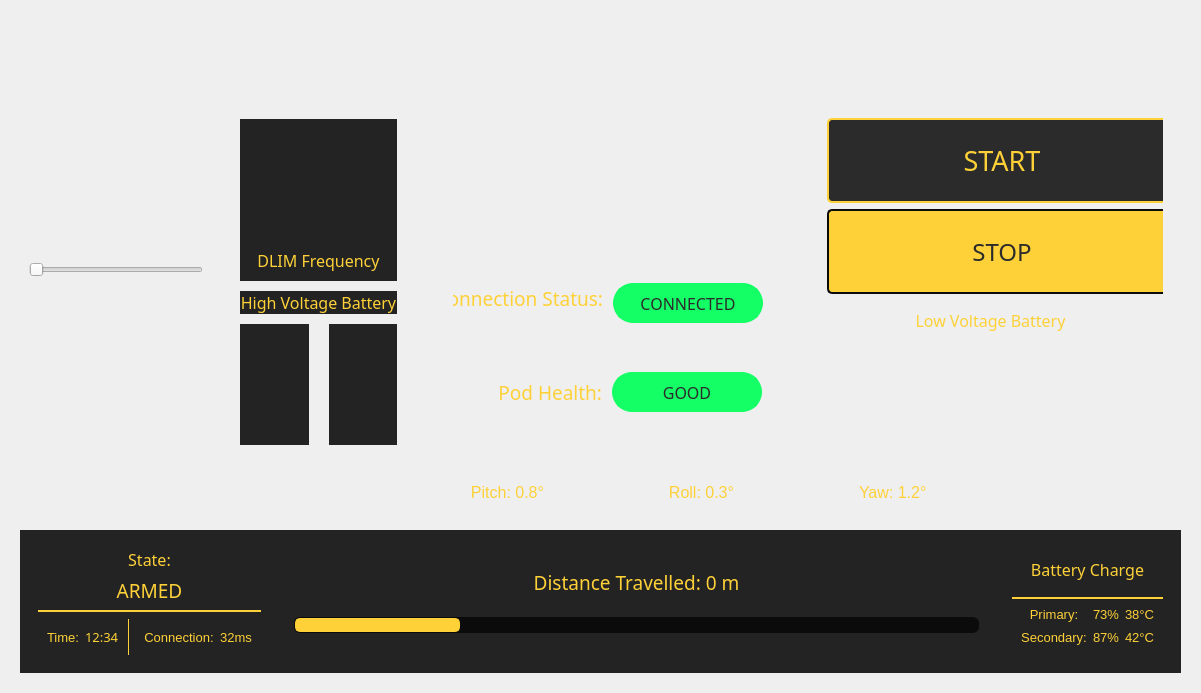
         <widget class="QWidget" name="page4">
          <property name="sizePolicy">
           <sizepolicy hsizetype="Maximum" vsizetype="Maximum">
            <horstretch>0</horstretch>
            <verstretch>0</verstretch>
           </sizepolicy>
          </property>
          <property name="styleSheet">
           <string notr="true">QWidget#page4  QWidget{

background-color : #232323;

}


</string>
          </property>
          <layout class="QGridLayout" name="main_layout" rowstretch="8,1" columnstretch="1,5">
           <property name="leftMargin">
            <number>20</number>
           </property>
           <property name="topMargin">
            <number>20</number>
           </property>
           <property name="rightMargin">
            <number>20</number>
           </property>
           <property name="bottomMargin">
            <number>20</number>
           </property>
           <property name="spacing">
            <number>10</number>
           </property>
           <item row="1" column="0" colspan="2">
            <widget class="QWidget" name="statusbar" native="true">
             <property name="styleSheet">
              <string notr="true">background-color : #232323
</string>
             </property>
             <layout class="QHBoxLayout" name="horizontalLayout_5" stretch="3,20,4">
              <property name="spacing">
               <number>15</number>
              </property>
              <item>
               <widget class="QWidget" name="status" native="true">
                <property name="styleSheet">
                 <string notr="true">QWidget#status QLabel {

color : #fed138;
font-family : &quot;Bahnschrift SemiLight&quot;;

}</string>
                </property>
                <layout class="QVBoxLayout" name="verticalLayout_5" stretch="2,2,3">
                 <item>
                  <widget class="QLabel" name="state_descriptor">
                   <property name="font">
                    <font>
                     <family>Bahnschrift SemiLight</family>
                     <pointsize>12</pointsize>
                    </font>
                   </property>
                   <property name="styleSheet">
                    <string notr="true">QLabel#state_descriptor {




}</string>
                   </property>
                   <property name="text">
                    <string>State:</string>
                   </property>
                   <property name="alignment">
                    <set>Qt::AlignCenter</set>
                   </property>
                  </widget>
                 </item>
                 <item>
                  <widget class="QLabel" name="status_value">
                   <property name="font">
                    <font>
                     <family>Bahnschrift SemiLight</family>
                     <pointsize>14</pointsize>
                    </font>
                   </property>
                   <property name="text">
                    <string>ARMED</string>
                   </property>
                   <property name="alignment">
                    <set>Qt::AlignCenter</set>
                   </property>
                  </widget>
                 </item>
                 <item>
                  <widget class="QWidget" name="time_connection" native="true">
                   <property name="styleSheet">
                    <string notr="true">QWidget#time_connection QLabel{

font-size : 10pt;


}
QWidget#time_connection{
border-top : 2px solid #fed138;
}</string>
                   </property>
                   <layout class="QGridLayout" name="gridLayout_7" columnstretch="1,1,1,1">
                    <property name="leftMargin">
                     <number>0</number>
                    </property>
                    <property name="rightMargin">
                     <number>0</number>
                    </property>
                    <property name="bottomMargin">
                     <number>0</number>
                    </property>
                    <item row="0" column="3">
                     <widget class="QWidget" name="connection_display" native="true">
                      <layout class="QHBoxLayout" name="horizontalLayout_6">
                       <item>
                        <widget class="QLabel" name="connection_descriptor">
                         <property name="text">
                          <string>Connection:</string>
                         </property>
                         <property name="alignment">
                          <set>Qt::AlignCenter</set>
                         </property>
                        </widget>
                       </item>
                       <item>
                        <widget class="QLabel" name="connection_value">
                         <property name="text">
                          <string>32ms</string>
                         </property>
                         <property name="alignment">
                          <set>Qt::AlignCenter</set>
                         </property>
                        </widget>
                       </item>
                      </layout>
                     </widget>
                    </item>
                    <item row="0" column="0">
                     <widget class="QWidget" name="time_display" native="true">
                      <property name="styleSheet">
                       <string notr="true">QWidget#time_display{

border-right : 1px solid #fed138;

}</string>
                      </property>
                      <layout class="QHBoxLayout" name="horizontalLayout_7">
                       <item>
                        <widget class="QLabel" name="time_descriptor">
                         <property name="text">
                          <string>Time:</string>
                         </property>
                         <property name="alignment">
                          <set>Qt::AlignCenter</set>
                         </property>
                        </widget>
                       </item>
                       <item>
                        <widget class="QLabel" name="time_value">
                         <property name="font">
                          <font>
                           <family>Bahnschrift SemiLight</family>
                           <pointsize>10</pointsize>
                          </font>
                         </property>
                         <property name="text">
                          <string>12:34</string>
                         </property>
                        </widget>
                       </item>
                      </layout>
                     </widget>
                    </item>
                   </layout>
                  </widget>
                 </item>
                </layout>
               </widget>
              </item>
              <item>
               <widget class="QWidget" name="progress_container" native="true">
                <property name="styleSheet">
                 <string notr="true">QWidget#progress_container QLabel{
color : #fed138;
font-size : 14pt;
}</string>
                </property>
                <layout class="QGridLayout" name="gridLayout_8" rowstretch="1,3" columnstretch="1,3">
                 <property name="verticalSpacing">
                  <number>0</number>
                 </property>
                 <item row="1" column="0" colspan="2">
                  <widget class="QProgressBar" name="distance_travelled_bar">
                   <property name="styleSheet">
                    <string notr="true">QProgressBar {
     border: 1px solid #0b0b0b;
     border-radius: 6px;
	height: 10px;
	text-align: center;
	color: #fed138;
     background-color: #0b0b0b;

 }

QProgressBar::chunk {
background-color : #fed138;
border-radius : 5px;

border: 2px solid #fed138;;

 }</string>
                   </property>
                   <property name="maximum">
                    <number>99</number>
                   </property>
                   <property name="value">
                    <number>24</number>
                   </property>
                   <property name="textVisible">
                    <bool>false</bool>
                   </property>
                  </widget>
                 </item>
                 <item row="0" column="0" colspan="2">
                  <widget class="QLabel" name="distance_travelled_value">
                   <property name="minimumSize">
                    <size>
                     <width>0</width>
                     <height>15</height>
                    </size>
                   </property>
                   <property name="maximumSize">
                    <size>
                     <width>16777215</width>
                     <height>25</height>
                    </size>
                   </property>
                   <property name="font">
                    <font>
                     <family>Bahnschrift SemiLight</family>
                     <pointsize>14</pointsize>
                    </font>
                   </property>
                   <property name="text">
                    <string>Distance Travelled: 0 m</string>
                   </property>
                   <property name="alignment">
                    <set>Qt::AlignCenter</set>
                   </property>
                  </widget>
                 </item>
                </layout>
               </widget>
              </item>
              <item>
               <widget class="QWidget" name="battery" native="true">
                <layout class="QVBoxLayout" name="verticalLayout_4" stretch="3,4">
                 <item>
                  <widget class="QLabel" name="battery_charge">
                   <property name="font">
                    <font>
                     <family>Bahnschrift SemiLight</family>
                     <pointsize>12</pointsize>
                    </font>
                   </property>
                   <property name="styleSheet">
                    <string notr="true">QLabel#battery_charge{
color : #fed138;
font-size : 12pt;
font-family : &quot;Bahnschrift SemiLight&quot;;

}</string>
                   </property>
                   <property name="text">
                    <string>Battery Charge</string>
                   </property>
                   <property name="alignment">
                    <set>Qt::AlignCenter</set>
                   </property>
                  </widget>
                 </item>
                 <item>
                  <widget class="QWidget" name="battery_array" native="true">
                   <property name="styleSheet">
                    <string notr="true">QWidget#battery_array QLabel{

color : #fed138;
font-family : &quot;Bahnschrift SemiLight&quot;;
font-size : 10pt;

}

QWidget#battery_array {
border-top: 2px solid #fed138;
}</string>
                   </property>
                   <layout class="QGridLayout" name="gridLayout_6">
                    <item row="0" column="0">
                     <widget class="QLabel" name="lv_descriptor">
                      <property name="text">
                       <string>Primary:</string>
                      </property>
                      <property name="alignment">
                       <set>Qt::AlignCenter</set>
                      </property>
                     </widget>
                    </item>
                    <item row="0" column="1">
                     <widget class="QLabel" name="lv_battery">
                      <property name="text">
                       <string>73%</string>
                      </property>
                      <property name="alignment">
                       <set>Qt::AlignCenter</set>
                      </property>
                     </widget>
                    </item>
                    <item row="1" column="0">
                     <widget class="QLabel" name="hv_descriptor">
                      <property name="text">
                       <string>Secondary:</string>
                      </property>
                      <property name="alignment">
                       <set>Qt::AlignCenter</set>
                      </property>
                     </widget>
                    </item>
                    <item row="1" column="1">
                     <widget class="QLabel" name="hv_battery">
                      <property name="text">
                       <string>87%</string>
                      </property>
                      <property name="alignment">
                       <set>Qt::AlignCenter</set>
                      </property>
                     </widget>
                    </item>
                    <item row="0" column="2">
                     <widget class="QLabel" name="label_3">
                      <property name="text">
                       <string>38°C</string>
                      </property>
                      <property name="alignment">
                       <set>Qt::AlignCenter</set>
                      </property>
                     </widget>
                    </item>
                    <item row="1" column="2">
                     <widget class="QLabel" name="label_4">
                      <property name="text">
                       <string>42°C</string>
                      </property>
                      <property name="alignment">
                       <set>Qt::AlignCenter</set>
                      </property>
                     </widget>
                    </item>
                   </layout>
                  </widget>
                 </item>
                </layout>
               </widget>
              </item>
             </layout>
            </widget>
           </item>
           <item row="0" column="0">
            <widget class="QWidget" name="table" native="true">
             <property name="sizePolicy">
              <sizepolicy hsizetype="MinimumExpanding" vsizetype="Preferred">
               <horstretch>0</horstretch>
               <verstretch>0</verstretch>
              </sizepolicy>
             </property>
             <property name="minimumSize">
              <size>
               <width>150</width>
               <height>0</height>
              </size>
             </property>
             <property name="layoutDirection">
              <enum>Qt::LeftToRight</enum>
             </property>
             <layout class="QHBoxLayout" name="horizontalLayout_8">
              <item>
               <widget class="QSlider" name="horizontalSlider">
                <property name="sizePolicy">
                 <sizepolicy hsizetype="Expanding" vsizetype="Preferred">
                  <horstretch>0</horstretch>
                  <verstretch>0</verstretch>
                 </sizepolicy>
                </property>
                <property name="minimumSize">
                 <size>
                  <width>0</width>
                  <height>25</height>
                 </size>
                </property>
                <property name="styleSheet">
                 <string notr="true"/>
                </property>
                <property name="orientation">
                 <enum>Qt::Horizontal</enum>
                </property>
               </widget>
              </item>
             </layout>
            </widget>
           </item>
           <item row="0" column="1">
            <widget class="QWidget" name="dash" native="true">
             <property name="sizePolicy">
              <sizepolicy hsizetype="Preferred" vsizetype="Preferred">
               <horstretch>0</horstretch>
               <verstretch>0</verstretch>
              </sizepolicy>
             </property>
             <property name="minimumSize">
              <size>
               <width>800</width>
               <height>0</height>
              </size>
             </property>
             <property name="layoutDirection">
              <enum>Qt::LeftToRight</enum>
             </property>
             <property name="styleSheet">
              <string notr="true">QWidget#dash &gt; QWidget{


}</string>
             </property>
             <layout class="QGridLayout" name="gaugeslayout" rowstretch="20,1" columnstretch="10,9,10">
              <property name="spacing">
               <number>20</number>
              </property>
              <item row="1" column="0" colspan="3">
               <widget class="QWidget" name="bottom_panel" native="true">
                <property name="minimumSize">
                 <size>
                  <width>0</width>
                  <height>0</height>
                 </size>
                </property>
                <property name="styleSheet">
                 <string notr="true">QWidget#bottom_panel QLabel{

font-size : 12pt;
color : #fed138;
font-family: &quot;Bahnschrift SemiLight&quot;;

}</string>
                </property>
                <layout class="QGridLayout" name="gridLayout_9">
                 <item row="0" column="1">
                  <widget class="QLabel" name="label_6">
                   <property name="text">
                    <string>Roll: 0.3°</string>
                   </property>
                   <property name="alignment">
                    <set>Qt::AlignCenter</set>
                   </property>
                  </widget>
                 </item>
                 <item row="0" column="0">
                  <widget class="QLabel" name="label_5">
                   <property name="text">
                    <string> Pitch: 0.8°</string>
                   </property>
                   <property name="alignment">
                    <set>Qt::AlignRight|Qt::AlignTrailing|Qt::AlignVCenter</set>
                   </property>
                  </widget>
                 </item>
                 <item row="0" column="2">
                  <widget class="QLabel" name="label_7">
                   <property name="text">
                    <string>Yaw: 1.2°</string>
                   </property>
                  </widget>
                 </item>
                </layout>
               </widget>
              </item>
              <item row="0" column="0">
               <widget class="QWidget" name="left_panel" native="true">
                <property name="autoFillBackground">
                 <bool>false</bool>
                </property>
                <property name="styleSheet">
                 <string notr="true">

QWidget#left_panel QWidget {

	background-color : #232323;


}</string>
                </property>
                <layout class="QGridLayout" name="dlimHV_layout" rowstretch="4,8,1,6">
                 <property name="horizontalSpacing">
                  <number>20</number>
                 </property>
                 <property name="verticalSpacing">
                  <number>10</number>
                 </property>
                 <item row="1" column="0" colspan="2">
                  <widget class="QWidget" name="dlim" native="true">
                   <property name="layoutDirection">
                    <enum>Qt::LeftToRight</enum>
                   </property>
                   <layout class="QVBoxLayout" name="dlim_layout" stretch="0">
                    <property name="topMargin">
                     <number>6</number>
                    </property>
                    <item>
                     <widget class="QLabel" name="dlim_descriptor">
                      <property name="font">
                       <font>
                        <family>Bahnschrift SemiLight</family>
                        <pointsize>12</pointsize>
                        <weight>50</weight>
                        <bold>false</bold>
                        <underline>false</underline>
                       </font>
                      </property>
                      <property name="styleSheet">
                       <string notr="true">color : #fed138</string>
                      </property>
                      <property name="text">
                       <string>DLIM Frequency</string>
                      </property>
                      <property name="alignment">
                       <set>Qt::AlignBottom|Qt::AlignHCenter</set>
                      </property>
                     </widget>
                    </item>
                   </layout>
                  </widget>
                 </item>
                 <item row="3" column="1">
                  <widget class="QWidget" name="hv_current" native="true"/>
                 </item>
                 <item row="3" column="0">
                  <widget class="QWidget" name="hv_voltage" native="true"/>
                 </item>
                 <item row="2" column="0" colspan="2">
                  <widget class="QLabel" name="highV_descriptor">
                   <property name="font">
                    <font>
                     <family>Bahnschrift SemiLight</family>
                     <pointsize>12</pointsize>
                    </font>
                   </property>
                   <property name="styleSheet">
                    <string notr="true">color: #fed138;</string>
                   </property>
                   <property name="text">
                    <string>High Voltage Battery</string>
                   </property>
                   <property name="alignment">
                    <set>Qt::AlignBottom|Qt::AlignHCenter</set>
                   </property>
                  </widget>
                 </item>
                 <item row="0" column="0">
                  <spacer name="verticalSpacer_3">
                   <property name="orientation">
                    <enum>Qt::Vertical</enum>
                   </property>
                   <property name="sizeType">
                    <enum>QSizePolicy::Preferred</enum>
                   </property>
                   <property name="sizeHint" stdset="0">
                    <size>
                     <width>20</width>
                     <height>40</height>
                    </size>
                   </property>
                  </spacer>
                 </item>
                </layout>
               </widget>
              </item>
              <item row="0" column="2">
               <widget class="QWidget" name="right_panel" native="true">
                <layout class="QGridLayout" name="buttonsLV_layout" rowstretch="4,8,1,6">
                 <item row="0" column="1">
                  <spacer name="verticalSpacer_4">
                   <property name="orientation">
                    <enum>Qt::Vertical</enum>
                   </property>
                   <property name="sizeHint" stdset="0">
                    <size>
                     <width>20</width>
                     <height>178</height>
                    </size>
                   </property>
                  </spacer>
                 </item>
                 <item row="3" column="1">
                  <widget class="QWidget" name="widget_2" native="true"/>
                 </item>
                 <item row="3" column="0">
                  <widget class="QWidget" name="widget_3" native="true"/>
                 </item>
                 <item row="2" column="0" colspan="2">
                  <widget class="QLabel" name="lowV_descriptor">
                   <property name="font">
                    <font>
                     <family>Bahnschrift SemiLight</family>
                     <pointsize>12</pointsize>
                    </font>
                   </property>
                   <property name="styleSheet">
                    <string notr="true">color: #fed138</string>
                   </property>
                   <property name="text">
                    <string>Low Voltage Battery</string>
                   </property>
                   <property name="alignment">
                    <set>Qt::AlignBottom|Qt::AlignHCenter</set>
                   </property>
                  </widget>
                 </item>
                 <item row="1" column="0" colspan="2">
                  <widget class="QWidget" name="start_stop_buttons" native="true">
                   <layout class="QGridLayout" name="gridLayout_5">
                    <item row="0" column="0">
                     <widget class="QPushButton" name="start_button">
                      <property name="sizePolicy">
                       <sizepolicy hsizetype="Preferred" vsizetype="Fixed">
                        <horstretch>0</horstretch>
                        <verstretch>0</verstretch>
                       </sizepolicy>
                      </property>
                      <property name="minimumSize">
                       <size>
                        <width>350</width>
                        <height>85</height>
                       </size>
                      </property>
                      <property name="maximumSize">
                       <size>
                        <width>350</width>
                        <height>85</height>
                       </size>
                      </property>
                      <property name="font">
                       <font>
                        <family>Bahnschrift SemiBold</family>
                        <pointsize>20</pointsize>
                       </font>
                      </property>
                      <property name="layoutDirection">
                       <enum>Qt::LeftToRight</enum>
                      </property>
                      <property name="styleSheet">
                       <string notr="true">QPushButton#start_button {
color : #fed138;

background-color : #2b2b2b;

border : 2px solid #fed138;

border-radius : 5px;

 }

QPushButton#start_button:hover {


background-color : #202020;

 }

QPushButton#start_button:pressed {

background-color : #151515;

 }


</string>
                      </property>
                      <property name="text">
                       <string>START</string>
                      </property>
                     </widget>
                    </item>
                    <item row="1" column="0">
                     <widget class="QPushButton" name="stop_button">
                      <property name="sizePolicy">
                       <sizepolicy hsizetype="Maximum" vsizetype="Maximum">
                        <horstretch>0</horstretch>
                        <verstretch>0</verstretch>
                       </sizepolicy>
                      </property>
                      <property name="minimumSize">
                       <size>
                        <width>350</width>
                        <height>85</height>
                       </size>
                      </property>
                      <property name="maximumSize">
                       <size>
                        <width>350</width>
                        <height>85</height>
                       </size>
                      </property>
                      <property name="font">
                       <font>
                        <family>Bahnschrift SemiBold</family>
                        <pointsize>18</pointsize>
                       </font>
                      </property>
                      <property name="styleSheet">
                       <string notr="true">QPushButton#stop_button {
color : #2b2b2b;

background-color : #fed138;

border : 2px solid #0b0b0b;

border-radius : 5px;

 }

QPushButton#stop_button:hover {


background-color : #dba100;

 }

QPushButton#stop_button:pressed {

background-color : #870036;

 }


</string>
                      </property>
                      <property name="text">
                       <string>STOP</string>
                      </property>
                     </widget>
                    </item>
                   </layout>
                  </widget>
                 </item>
                </layout>
               </widget>
              </item>
              <item row="0" column="1">
               <widget class="QWidget" name="central_panel" native="true">
                <layout class="QGridLayout" name="speed_layout">
                 <item row="0" column="0">
                  <widget class="QWidget" name="speedometer" native="true"/>
                 </item>
                 <item row="1" column="0">
                  <widget class="QWidget" name="status_area" native="true">
                   <layout class="QVBoxLayout" name="verticalLayout_3">
                    <item>
                     <widget class="QWidget" name="connection_status_area" native="true">
                      <layout class="QHBoxLayout" name="horizontalLayout_3">
                       <property name="spacing">
                        <number>10</number>
                       </property>
                       <item>
                        <widget class="QLabel" name="label">
                         <property name="font">
                          <font>
                           <family>Bahnschrift SemiLight</family>
                           <pointsize>14</pointsize>
                          </font>
                         </property>
                         <property name="styleSheet">
                          <string notr="true">color: #fed138</string>
                         </property>
                         <property name="text">
                          <string>Connection Status:</string>
                         </property>
                         <property name="alignment">
                          <set>Qt::AlignRight|Qt::AlignTrailing|Qt::AlignVCenter</set>
                         </property>
                        </widget>
                       </item>
                       <item>
                        <widget class="QLabel" name="connection_indicator">
                         <property name="sizePolicy">
                          <sizepolicy hsizetype="Minimum" vsizetype="Minimum">
                           <horstretch>0</horstretch>
                           <verstretch>0</verstretch>
                          </sizepolicy>
                         </property>
                         <property name="minimumSize">
                          <size>
                           <width>150</width>
                           <height>40</height>
                          </size>
                         </property>
                         <property name="maximumSize">
                          <size>
                           <width>100</width>
                           <height>30</height>
                          </size>
                         </property>
                         <property name="font">
                          <font>
                           <family>Bahnschrift SemiLight</family>
                           <pointsize>12</pointsize>
                          </font>
                         </property>
                         <property name="styleSheet">
                          <string notr="true">QLabel#connection_indicator{
background-color: #14ff65;
color: #2b2b2b;
border: 3px solid #14ff65;
border-radius : 20px;

}</string>
                         </property>
                         <property name="text">
                          <string>CONNECTED</string>
                         </property>
                         <property name="alignment">
                          <set>Qt::AlignCenter</set>
                         </property>
                        </widget>
                       </item>
                      </layout>
                     </widget>
                    </item>
                    <item>
                     <widget class="QWidget" name="pod_status_area" native="true">
                      <layout class="QHBoxLayout" name="horizontalLayout_4">
                       <property name="spacing">
                        <number>10</number>
                       </property>
                       <item>
                        <widget class="QLabel" name="label_2">
                         <property name="font">
                          <font>
                           <family>Bahnschrift SemiLight</family>
                           <pointsize>14</pointsize>
                          </font>
                         </property>
                         <property name="styleSheet">
                          <string notr="true">color: #fed138;</string>
                         </property>
                         <property name="text">
                          <string>Pod Health:</string>
                         </property>
                         <property name="alignment">
                          <set>Qt::AlignRight|Qt::AlignTrailing|Qt::AlignVCenter</set>
                         </property>
                        </widget>
                       </item>
                       <item>
                        <widget class="QLabel" name="pod_indicator">
                         <property name="sizePolicy">
                          <sizepolicy hsizetype="Fixed" vsizetype="Fixed">
                           <horstretch>0</horstretch>
                           <verstretch>0</verstretch>
                          </sizepolicy>
                         </property>
                         <property name="minimumSize">
                          <size>
                           <width>150</width>
                           <height>40</height>
                          </size>
                         </property>
                         <property name="font">
                          <font>
                           <family>Bahnschrift SemiLight</family>
                           <pointsize>12</pointsize>
                          </font>
                         </property>
                         <property name="styleSheet">
                          <string notr="true">QLabel#pod_indicator{
background-color: #14ff65;
color: #2b2b2b;
border: 3px solid #14ff65;
border-radius : 20px;

}</string>
                         </property>
                         <property name="text">
                          <string>GOOD</string>
                         </property>
                         <property name="alignment">
                          <set>Qt::AlignCenter</set>
                         </property>
                        </widget>
                       </item>
                      </layout>
                     </widget>
                    </item>
                   </layout>
                  </widget>
                 </item>
                </layout>
               </widget>
              </item>
             </layout>
            </widget>
           </item>
          </layout>
         </widget>
